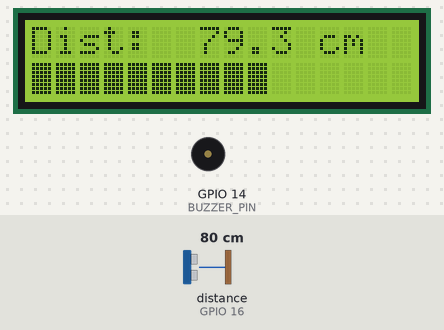
A sketch run on a simulated ESP32. Shown: 16×2 character LCD, buzzer (waves = sounding, pin HIGH). Wiring (inferred from the names in the program): ultrasonic range finder: trigger GPIO 17; echo GPIO 16. Inputs (shaded band) come from the test bench; at power-on: distance to the obstacle (sensor on GPIO 16) 80 cm. The echo pulse lasts 58.3 µs per cm; pins used as bus, display or sensor lines are not drawn; what the sketch prints to the serial monitor is not drawn.

Above: at 3.3 s.
3.4 s: distance to the obstacle (sensor on GPIO 16) set to 37 cm
At 3.7 s:
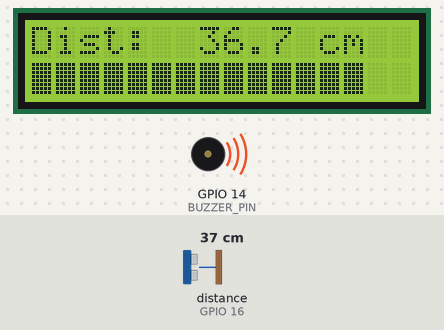
6.4 s: distance to the obstacle (sensor on GPIO 16) set to 31 cm
At 7.6 s:
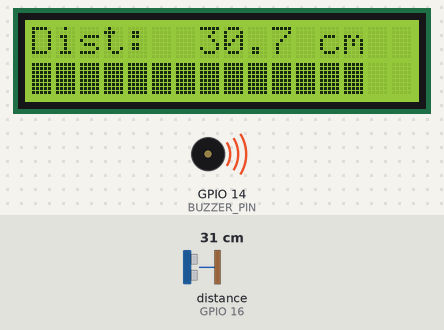
7.9 s: distance to the obstacle (sensor on GPIO 16) set to 2 cm
At 8.6 s:
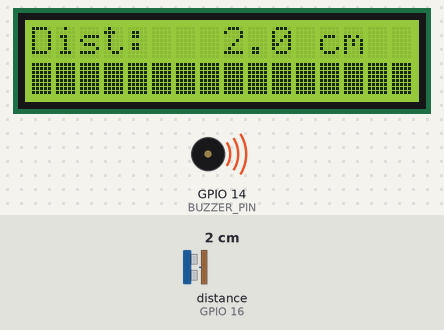
9.5 s: distance to the obstacle (sensor on GPIO 16) set to 18 cm
At 10.2 s:
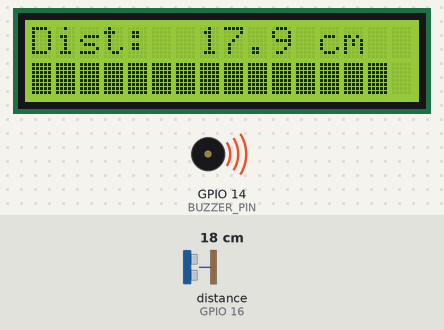
11.1 s: distance to the obstacle (sensor on GPIO 16) set to 60 cm
At 12.21 s:
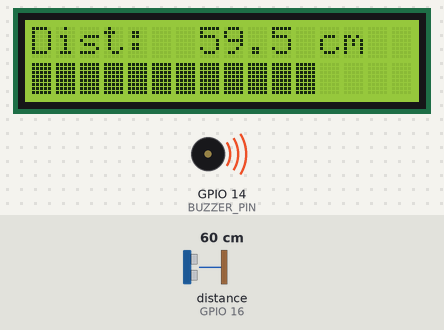
14.1 s: distance to the obstacle (sensor on GPIO 16) set to 120 cm
At 14.5 s:
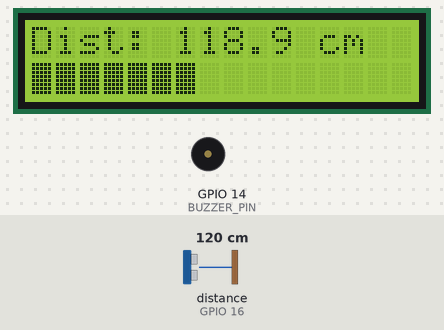
Timing chart, 0 to 16.6 s (numbered marks = the images above; inputs shaded):
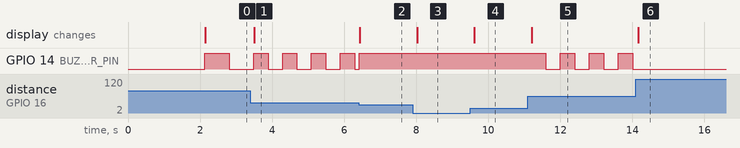

Measured:
- the behaviour switches between 34 and 33 cm on distance to the obstacle (sensor on GPIO 16) (found by bisection; images 1 and 2)
- after the input at 3.4 s, GPIO 14 (BUZZER_PIN): alternates HIGH for 0.40 s and LOW for 0.40 s, starting after 0.49 s; the display: changes after 0.11 s (image 1)
- after the input at 6.4 s, the display: changes at once (image 2)
- after the input at 7.9 s, the display: changes after 0.13 s (image 3)
- after the input at 9.5 s, the display: changes after 0.11 s (image 4)
- after the input at 11.1 s, GPIO 14 (BUZZER_PIN): alternates HIGH for 0.40 s and LOW for 0.40 s, starting after 0.49 s; the display: changes after 0.10 s (image 5)
- after the input at 14.1 s, GPIO 14 (BUZZER_PIN): stops changing and stays LOW; the display: changes after 0.07 s (image 6)

The sketch:

sketch_nov11a.ino
```cpp
// ============================================================================
// 超音波測距系統 - NodeMCU-32S
// 簡化版本:基本測距與蜂鳴器聯動
// ============================================================================

#include <Wire.h>
#include <LiquidCrystal_I2C.h>

// 硬體接腳定義
#define I2C_SDA_PIN         26
#define I2C_SCL_PIN         25
#define ULTRASONIC_TRIG_PIN 17
#define ULTRASONIC_ECHO_PIN 16
#define BUZZER_PIN          14

// LCD 設定
#define LCD_ADDRESS 0x27
#define LCD_COLS    16
#define LCD_ROWS    2

// 蜂鳴器距離閾值 (cm)
#define DISTANCE_NEAR 33
#define DISTANCE_MID  66
#define DISTANCE_FAR  99

// 長條圖設定
#define MAX_DISTANCE  200  // 最大顯示距離 (cm)
#define BAR_MAX_WIDTH 16   // 長條圖最大寬度 (LCD 寬度)

// 全域變數
LiquidCrystal_I2C lcd(LCD_ADDRESS, LCD_COLS, LCD_ROWS);

// 自訂字元 - 長條圖用
byte barFull[8] = {
  0b11111,
  0b11111,
  0b11111,
  0b11111,
  0b11111,
  0b11111,
  0b11111,
  0b11111
};

byte barEmpty[8] = {
  0b00000,
  0b00000,
  0b00000,
  0b00000,
  0b00000,
  0b00000,
  0b00000,
  0b00000
};

// ============================================================================
// 初始化函式
// ============================================================================
void setup() {
  // 序列埠初始化
  Serial.begin(115200);
  Serial.println("超音波測距系統啟動中...");

  // I2C 初始化
  Wire.begin(I2C_SDA_PIN, I2C_SCL_PIN);

  // LCD 初始化
  lcd.init();
  lcd.backlight();
  lcd.clear();

  // 建立自訂字元
  lcd.createChar(0, barFull);
  lcd.createChar(1, barEmpty);

  // 顯示啟動訊息
  lcd.setCursor(0, 0);
  lcd.print("Distance Sensor");
  lcd.setCursor(0, 1);
  lcd.print("Initializing...");
  delay(2000);
  lcd.clear();

  // 超音波感測器接腳設定
  pinMode(ULTRASONIC_TRIG_PIN, OUTPUT);
  pinMode(ULTRASONIC_ECHO_PIN, INPUT);

  // 蜂鳴器接腳設定
  pinMode(BUZZER_PIN, OUTPUT);
  digitalWrite(BUZZER_PIN, LOW);

  Serial.println("系統初始化完成!");
}

// ============================================================================
// 主迴圈
// ============================================================================
void loop() {
  // 讀取距離
  float distance = measureDistance();

  // 顯示距離資訊
  displayDistance(distance);

  // 根據距離控制蜂鳴器
  controlBuzzer(distance);

  // 顯示長條圖
  displayBarGraph(distance);

  // 序列埠輸出
  Serial.print("距離: ");
  Serial.print(distance);
  Serial.println(" cm");

  delay(100);  // 更新頻率控制
}

// ============================================================================
// 超音波測距函式
// ============================================================================
float measureDistance() {
  // 發送 10us 的觸發脈衝
  digitalWrite(ULTRASONIC_TRIG_PIN, LOW);
  delayMicroseconds(2);
  digitalWrite(ULTRASONIC_TRIG_PIN, HIGH);
  delayMicroseconds(10);
  digitalWrite(ULTRASONIC_TRIG_PIN, LOW);

  // 讀取回波時間 (微秒)
  long duration = pulseIn(ULTRASONIC_ECHO_PIN, HIGH, 30000);  // 30ms 超時

  // 計算距離 (cm)
  // 音速 = 340 m/s = 0.034 cm/us
  // 距離 = (時間 × 音速) / 2
  float distance = duration * 0.034 / 2.0;

  // 距離有效性檢查
  if (distance == 0 || distance > MAX_DISTANCE) {
    distance = MAX_DISTANCE;  // 超出範圍
  }

  return distance;
}

// ============================================================================
// LCD 顯示距離
// ============================================================================
void displayDistance(float distance) {
  lcd.setCursor(0, 0);
  lcd.print("Dist: ");

  if (distance >= MAX_DISTANCE) {
    lcd.print("---.- cm");
  } else {
    // 格式化顯示,保留一位小數
    char buffer[10];
    sprintf(buffer, "%5.1f", distance);
    lcd.print(buffer);
    lcd.print(" cm");
  }

  // 清除行尾可能的殘留字元
  lcd.print("  ");
}

// ============================================================================
// 蜂鳴器控制函式
// ============================================================================
void controlBuzzer(float distance) {
  static unsigned long lastBeepTime = 0;
  unsigned long currentTime = millis();
  unsigned long beepInterval = 0;

  // 根據距離決定蜂鳴間隔
  if (distance < DISTANCE_NEAR) {
    // 近距離:持續長音
    digitalWrite(BUZZER_PIN, HIGH);
    return;
  } else if (distance < DISTANCE_MID) {
    // 中距離:中速蜂鳴 (300ms 間隔)
    beepInterval = 300;
  } else if (distance < DISTANCE_FAR) {
    // 遠距離:慢速蜂鳴 (600ms 間隔)
    beepInterval = 600;
  } else {
    // 超遠距離:不蜂鳴
    digitalWrite(BUZZER_PIN, LOW);
    return;
  }

  // 間隔時間到達時切換蜂鳴器狀態
  if (currentTime - lastBeepTime >= beepInterval) {
    static bool buzzerState = false;
    buzzerState = !buzzerState;
    digitalWrite(BUZZER_PIN, buzzerState ? HIGH : LOW);
    lastBeepTime = currentTime;
  }
}

// ============================================================================
// 長條圖顯示函式
// ============================================================================
void displayBarGraph(float distance) {
  // 計算長條圖寬度 (距離越近,長條越長)
  int barWidth = 0;

  if (distance < MAX_DISTANCE) {
    // 反向映射:距離越近,長條越長
    barWidth = map(distance, 0, MAX_DISTANCE, BAR_MAX_WIDTH, 0);
    barWidth = constrain(barWidth, 0, BAR_MAX_WIDTH);
  }

  // 在第二行顯示長條圖
  lcd.setCursor(0, 1);

  // 繪製長條
  for (int i = 0; i < BAR_MAX_WIDTH; i++) {
    if (i < barWidth) {
      lcd.write(byte(0));  // 實心方塊
    } else {
      lcd.write(' ');      // 空白
    }
  }
}
```
